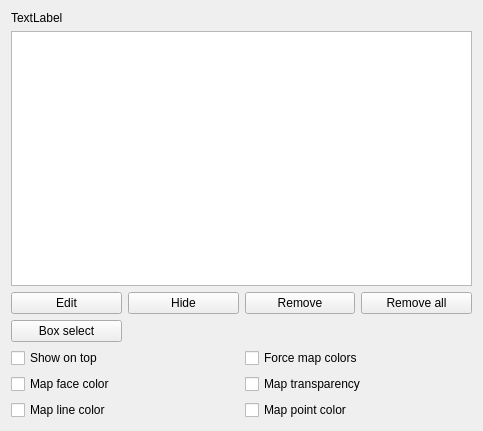
<?xml version="1.0" encoding="UTF-8"?>
<ui version="4.0">
 <class>Gui::TaskElementColors</class>
 <widget class="QWidget" name="Gui::TaskElementColors">
  <property name="geometry">
   <rect>
    <x>0</x>
    <y>0</y>
    <width>483</width>
    <height>431</height>
   </rect>
  </property>
  <property name="windowTitle">
   <string>Set element color</string>
  </property>
  <layout class="QGridLayout" name="gridLayout_2">
   <item row="3" column="0">
    <layout class="QGridLayout" name="gridLayout_6">
     <item row="0" column="2">
      <widget class="QPushButton" name="removeSelection">
       <property name="text">
        <string>Remove</string>
       </property>
      </widget>
     </item>
     <item row="0" column="0">
      <widget class="QPushButton" name="addSelection">
       <property name="text">
        <string>Edit</string>
       </property>
      </widget>
     </item>
     <item row="0" column="3">
      <widget class="QPushButton" name="removeAll">
       <property name="text">
        <string>Remove all</string>
       </property>
      </widget>
     </item>
     <item row="0" column="1">
      <widget class="QPushButton" name="hideSelection">
       <property name="text">
        <string>Hide</string>
       </property>
      </widget>
     </item>
     <item row="1" column="0">
      <widget class="QPushButton" name="boxSelect">
       <property name="text">
        <string>Box select</string>
       </property>
      </widget>
     </item>
    </layout>
   </item>
   <item row="4" column="0">
    <layout class="QGridLayout" name="gridLayout">
     <item row="2" column="0">
      <widget class="QCheckBox" name="MapLineColor">
       <property name="toolTip">
        <string>Enable mapping line (edge) color from shapes in history.

If enabled, lines that does not have explicit color set will
be colored according to its ancestor shapes. Lines that do
not have ancestor will be assigned the default line color
of this object. 

Disable this option if you want to reset the line color of
the whole object.</string>
       </property>
       <property name="text">
        <string>Map line color</string>
       </property>
      </widget>
     </item>
     <item row="1" column="0">
      <widget class="QCheckBox" name="MapFaceColor">
       <property name="toolTip">
        <string>Enable mapping face color from shapes in history.

If enabled, faces that does not have explicit color
set will be colored according to its ancestor shapes.
Faces that do not have ancestor will be assigned the
default face color of this object. 

Disable this option if you want to reset the  face color
of the whole object.</string>
       </property>
       <property name="text">
        <string>Map face color</string>
       </property>
      </widget>
     </item>
     <item row="1" column="1">
      <widget class="QCheckBox" name="MapTransparency">
       <property name="toolTip">
        <string>Enable mapping transparency from shapes in history.

If enabled, faces that does not have explicit transparency
(alpha setting in color dialog) set will get the transparency
value from its ancestor shapes. Faces that do not have
ancestor will be assigned the default transparency of this
object.

Disable this option if you want to reset the whole object
transparency.</string>
       </property>
       <property name="text">
        <string>Map transparency</string>
       </property>
      </widget>
     </item>
     <item row="2" column="1">
      <widget class="QCheckBox" name="MapPointColor">
       <property name="toolTip">
        <string>Enable mapping point (vertex) color from shapes in history.

If enabled, points that does not have explicit color set will
be colored according to its ancestor shapes. Points that do
not have ancestor will be assigned the default point color
of this object. 

Disable this option if you want to reset the point color of
the whole object.</string>
       </property>
       <property name="text">
        <string>Map point color</string>
       </property>
      </widget>
     </item>
     <item row="0" column="0">
      <widget class="QCheckBox" name="onTop">
       <property name="text">
        <string>Show on top</string>
       </property>
      </widget>
     </item>
     <item row="0" column="1">
      <widget class="QCheckBox" name="ForceMapColors">
       <property name="toolTip">
        <string>Force mapping color for this object even if it does not claim
any children, i.e. no explicit shape history.</string>
       </property>
       <property name="text">
        <string>Force map colors</string>
       </property>
      </widget>
     </item>
    </layout>
   </item>
   <item row="0" column="0">
    <layout class="QVBoxLayout" name="verticalLayout">
     <item>
      <widget class="QLabel" name="objectLabel">
       <property name="text">
        <string>TextLabel</string>
       </property>
      </widget>
     </item>
     <item>
      <widget class="QListWidget" name="elementList">
       <property name="selectionMode">
        <enum>QAbstractItemView::ExtendedSelection</enum>
       </property>
      </widget>
     </item>
    </layout>
   </item>
  </layout>
 </widget>
 <resources/>
 <connections/>
</ui>
